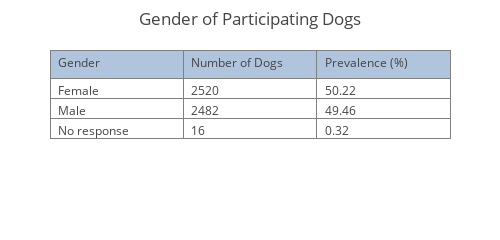

The cell this chart's notebook holds for it:
### Markdown cell above
### 2.2 Gender:

### Code cell
# Construct the dataframe.
fields = 'dog_sex'
labels = ['Gender']
df = createDataFrame(DOG_TABLE, fields, labels, filtered=False)
replacements = {'':'No response', '1':'Male', '2':'Female'}
df = replaceFields(df, replacements)

# Calculate sums and prevalences.
calc = getValueCountAndPrevalence(df, labels[0])

# Display the results as a table.
data = [go.Table(header=dict(values=[labels[0], 'Number of Dogs', 'Prevalence (%)'],
                             fill = dict(color='#B0C4DE'),
                             align = ['left'] * 3),
                 cells=dict(values=[calc.index.values, calc['sum'].values, 
                                    calc['prevalence'].values],
                            align = ['left'] * 3,
                            format = [None, 'd', '.2f']))]
layout = go.Layout(title='Gender of Participating Dogs',
                   width=500,
                   height=200,
                   margin=go.Margin(l=50, r=50, b=50, t=50, pad=4))
fig = dict(data=data, layout=layout)
py.iplot(fig)

### Figure 1 — Plotly figure (JSON) as saved in the notebook; plotly's stock layout.template omitted (floating-point values rounded to 4 significant figures)
{"data": [{"cells": {"align": ["left", "left", "left"], "format": [null, "d", ".2f"], "values": [["Female", "Male", "No response"], [2520, 2482, 16], [50.22, 49.46, 0.3189]]}, "header": {"align": ["left", "left", "left"], "fill": {"color": "#B0C4DE"}, "values": ["Gender", "Number of Dogs", "Prevalence (%)"]}, "type": "table"}], "layout": {"height": 200, "margin": {"b": 50, "l": 50, "pad": 4, "r": 50, "t": 50}, "title": "Gender of Participating Dogs", "width": 500}}
